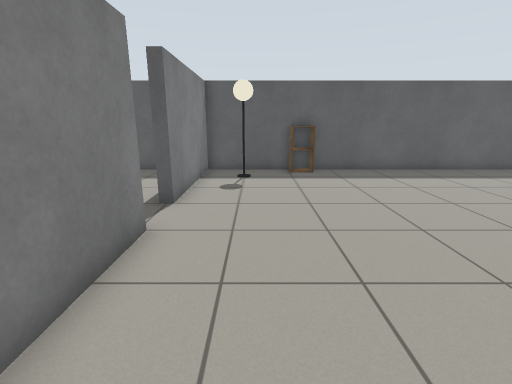
view 1 (above)

17 first-person views from a walk through a robot-simulator world made for Gazebo. The camera is 1.1 m above the floor, tilts 14° down and sees 85° across. The floor is counted in squares, 0.5 m on a side. Each view is taken from the middle of a square. On the plan, view 1 faces up. The plan holds only what a view shows up to about 17 squares ahead; the rest is blank. Simple patterns stand in for the simulator's built-in surfaces. Some stock models are drawn as simple stand-ins.

view 2
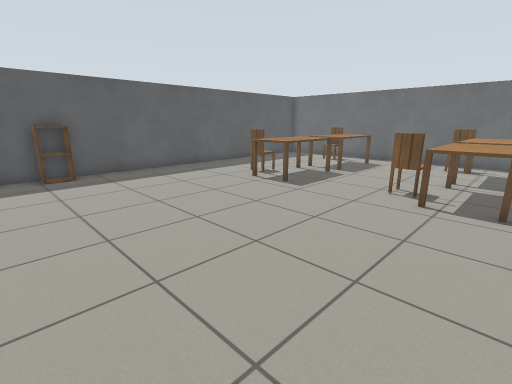

view 3
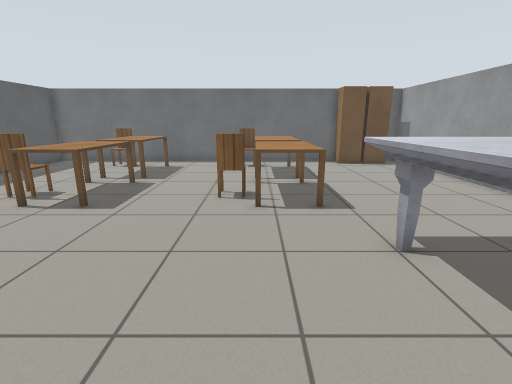

view 4
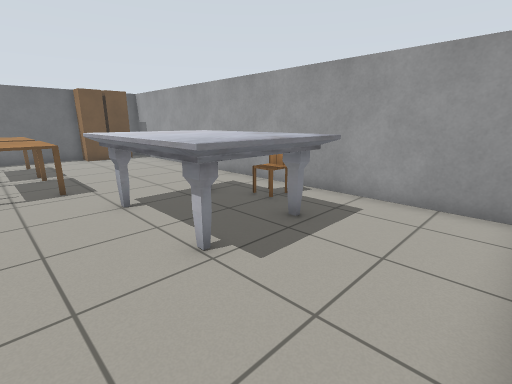

view 5
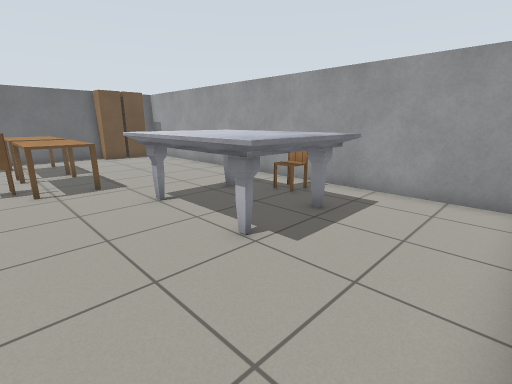

view 6
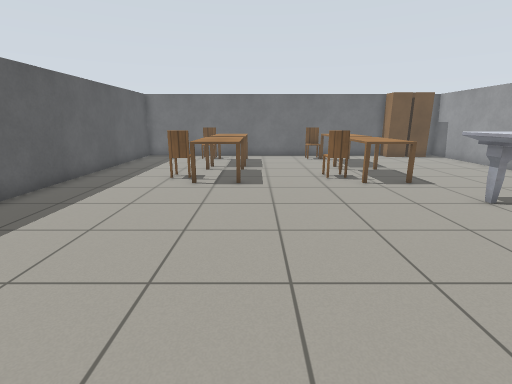

view 7
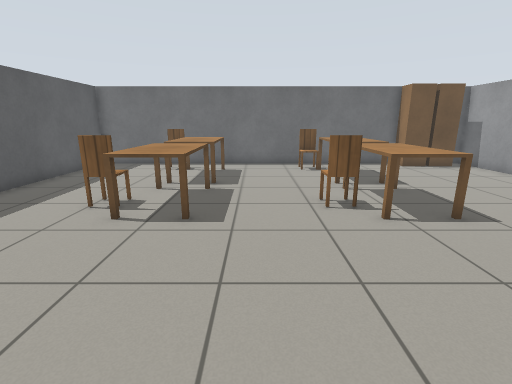

view 8
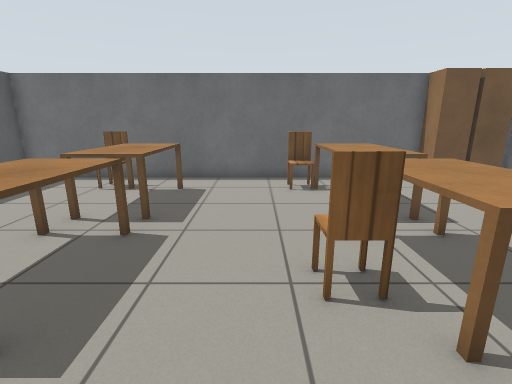

view 9
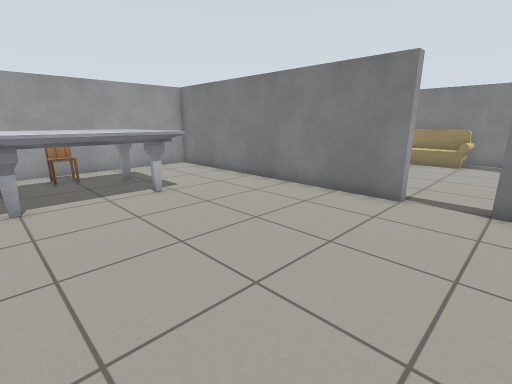

view 10
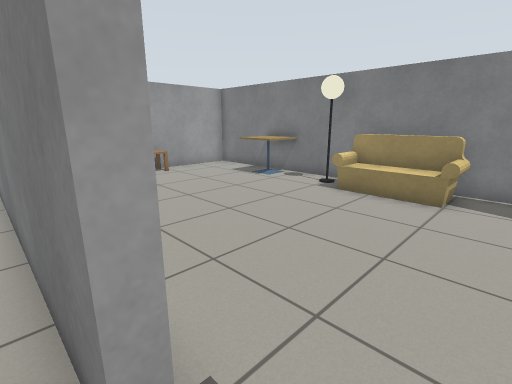

view 11
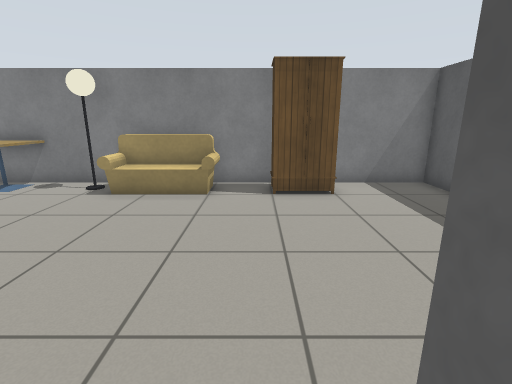

view 12
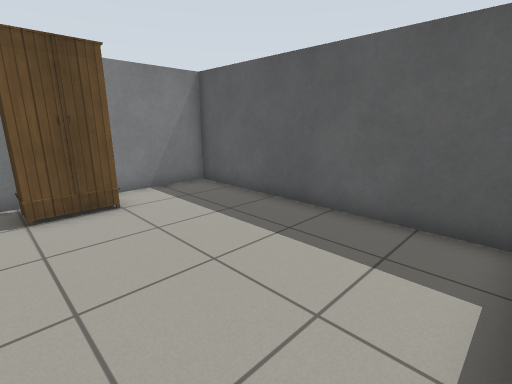

view 13
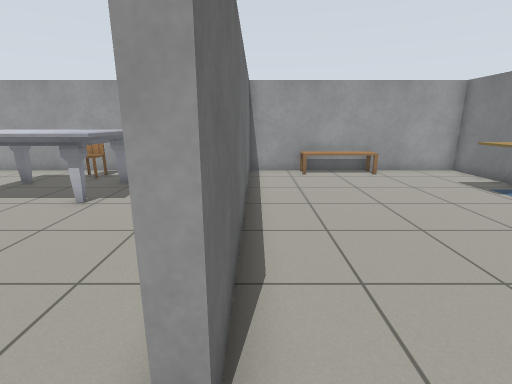

view 14
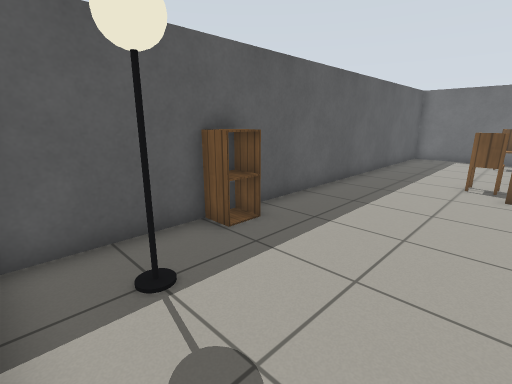

view 15
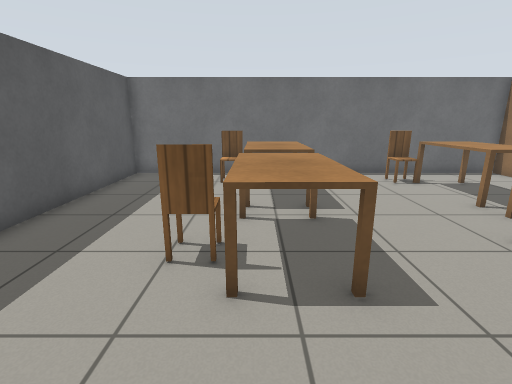

view 16
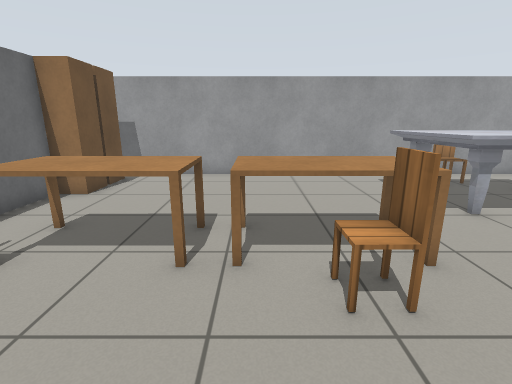

view 17
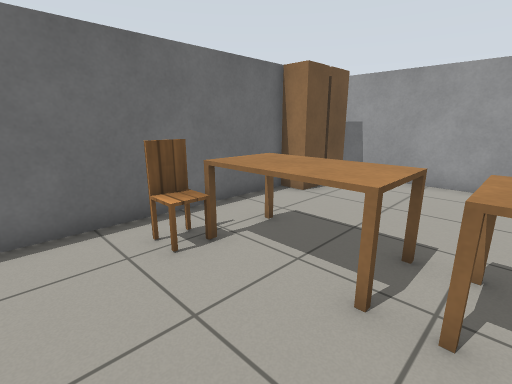

### Floor plan
Ten units are one square. View 1 is at (0, 0); x grows to the right and y downward. Boxes are objects, and circles mark ways between rooms. Rooms are numbered by the first view taken in them; rooms with no view inside come last. Other rooms are left out.
<svg viewBox="-130 -140 330 206">
<path fill="none" stroke="#000" d="M-27 -55 -23 -55 -23 61 173 61M173 22 173 -133 -23 -133 -23 -75M-123 -26 -123 2M-123 -76 -123 -58M-23 -75 -28 -75M-123 26 -123 61 -27 61 -27 -55M-30 -133 -123 -133 -123 -99"/>
<rect x="-15" y="-125" width="20" height="20" fill="#bbb"><title>lamp</title></rect>
<rect x="5" y="-5" width="60" height="50" fill="#bbb"><title>marble table</title></rect>
<rect x="15" y="-135" width="10" height="10" fill="#bbb"><title>cabinet</title></rect>
<rect x="25" y="35" width="20" height="20" fill="#bbb"><title>chair</title></rect>
<rect x="75" y="-25" width="40" height="30" fill="#bbb"><title>kitchen table</title></rect>
<rect x="75" y="-85" width="40" height="20" fill="#bbb"><title>kitchen table</title></rect>
<rect x="85" y="-35" width="20" height="20" fill="#bbb"><title>chair</title></rect>
<rect x="85" y="-95" width="20" height="10" fill="#bbb"><title>chair</title></rect>
<rect x="115" y="-25" width="40" height="30" fill="#bbb"><title>kitchen table</title></rect>
<rect x="115" y="-85" width="40" height="20" fill="#bbb"><title>kitchen table</title></rect>
<rect x="145" y="-35" width="20" height="20" fill="#bbb"><title>chair</title></rect>
<rect x="145" y="-95" width="20" height="10" fill="#bbb"><title>chair</title></rect>
<rect x="165" y="45" width="30" height="10" fill="#bbb"><title>wardrobe</title></rect>
<rect x="165" y="25" width="10" height="20" fill="#bbb"><title>wardrobe</title></rect>
<rect x="-125" y="5" width="20" height="20" fill="#bbb"><title>cafe table</title></rect>
<rect x="-125" y="-55" width="20" height="30" fill="#bbb"><title>sofa</title></rect>
<rect x="-115" y="-25" width="10" height="10" fill="#bbb"><title>lamp</title></rect>
<rect x="-115" y="-95" width="10" height="20" fill="#bbb"><title>wardrobe</title></rect>
<rect x="-85" y="45" width="40" height="10" fill="#bbb"><title>bench</title></rect>
<circle cx="-30" cy="-65" r="3" fill="#2a7"/>
<text x="80" y="-40">1</text>
<text x="-80" y="-40">2</text>
</svg>
Room 1 opens to room 2.

Where each view was taken, in squares from view 1:
view 1: 0 up, 0 right, facing up
view 2: 0 up, 0 right, facing up-right
view 3: 2 up, 1 right, facing right
view 4: 2 up, 2 left, facing down-right
view 5: 3 up, 2 left, facing down-right
view 6: 6 up, 2 left, facing right
view 7: 5 up, 2 right, facing right
view 8: 4 up, 6 right, facing right
view 9: 8 up, 6 right, facing down-left
view 10: 7 up, 2 left, facing down-left
view 11: 7 up, 2 left, facing left
view 12: 7 up, 3 left, facing up-left
view 13: 7 up, 3 left, facing down
view 14: 8 up, 2 left, facing up-right
view 15: 8 up, 5 right, facing right
view 16: 6 up, 11 right, facing down
view 17: 5 up, 11 right, facing down-right
